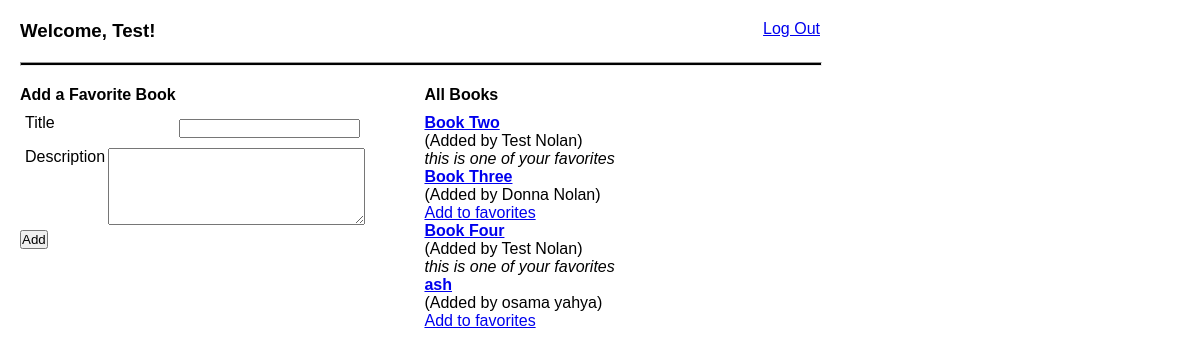
/books (signed in), run on the app's committed database.
### fav_books_app/models.py (models this page shows)
class User(models.Model):
    first_name = models.CharField(max_length=255)
    last_name = models.CharField(max_length=255)
    email = models.EmailField(max_length=255)
    password = models.CharField(max_length=255)
    created_at = models.DateTimeField(auto_now_add=True)
    updated_at = models.DateTimeField(auto_now=True)
    objects = UserManager()

class Book(models.Model):
    title = models.CharField(max_length=255)
    description = models.TextField(max_length=800)
    uploaded_by = models.ForeignKey(User, related_name = 'books_uploaded', on_delete = models.CASCADE)
    users_who_like = models.ManyToManyField(User, related_name = 'liked_books')
    created_at = models.DateTimeField(auto_now_add=True)
    updated_at = models.DateTimeField(auto_now=True)
    objects = BookManager()

### fav_books_app/views.py (the view)
# urls.py: path('books', views.success),
def success(request):
    if 'uuid' not in request.session:
        return redirect('/')
    context = {
        'userid' : User.objects.get(id=request.session['uuid']),
        'booklist': Book.objects.all(),
    }
    return render(request, 'books.html', context)

### fav_books_app/templates/books.html (shortened to what this page needs)
<!DOCTYPE html>
<html lang="en">
<head>
    <link rel="stylesheet" href="static/style.css">
</head>
<body>
    <div class="header">
        <h3>Welcome, {{userid.first_name}}!</h3>
        <a href="/logout">Log Out</a>
    </div>
    <hr>
    <div class="wrapper">
        <div class="add_book">
            <form action="/add_a_book" method=POST>
                <h4>Add a Favorite Book</h4>
                <p>Title <input type="text" name='title'></p>
                <p>Description  <textarea name="description" id = 'description' cols="30" rows="5"></textarea></p>
                <button type="submit">Add</button>
            </form>
        </div>
        <div class="list_books">
            <h4>All Books</h4>
            {% for books in booklist%}
                <p class = 'book_title'><a href="/books/{{books.id}}">{{books.title}}</a></p>
                <p>(Added by {{books.uploaded_by.first_name}} {{books.uploaded_by.last_name}})</p>
                    {% if userid not in books.users_who_like.all %}
                        <p><a href="/books/{{books.id}}/favorite">Add to favorites</a></p>
                    {%else%}
                        <p class = 'italic'>this is one of your favorites</p>
                    {% endif %}
            {% endfor %}
        </div>
    </div>
</body>
</html>

### fav_books_app/static/style.css (style rules this page uses)
* { margin: 0; padding: 0; font-family: Arial, Helvetica, sans-serif; }
.header { padding: 20px; display: flex; justify-content: space-between; width: 800px; }
hr { width: 800px; height: 2px; background-color: black; margin-left: 20px; }
.wrapper { width: 800px; padding: 20px; position: relative; }
.add_book, .book_details { display: inline-block; width: 350px; vertical-align: top; }
.add_book p, .add_book input { display: flex; justify-content: space-between; margin: 5px; }
h4 { margin-bottom: 10px; }
.list_books, .likes { display: inline-block; vertical-align: top; width: 350px; margin-left: 50px; }
.italic { font-style: italic; }
.book_title { font-size: 16px; font-weight: bold; }

### data on the page
User: first_name "Test"
Book: title "Book Two", uploaded_by.first_name "Test", uploaded_by.last_name "Nolan", shows "this is one of your favorites"
Book: title "Book Three", uploaded_by.first_name "Donna", uploaded_by.last_name "Nolan"
Book: title "Book Four", uploaded_by.first_name "Test", uploaded_by.last_name "Nolan", shows "this is one of your favorites"
Book: title "ash", uploaded_by.first_name "osama", uploaded_by.last_name "yahya"
